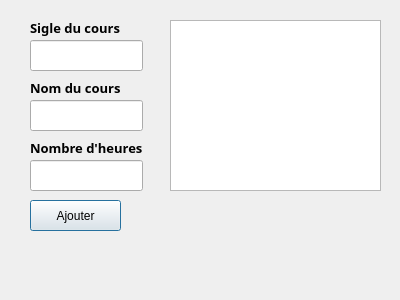
<?xml version="1.0" encoding="UTF-8"?>
<ui version="4.0">
 <class>boiteDialog_cours</class>
 <widget class="QDialog" name="boiteDialog_cours">
  <property name="geometry">
   <rect>
    <x>0</x>
    <y>0</y>
    <width>400</width>
    <height>300</height>
   </rect>
  </property>
  <property name="windowTitle">
   <string>Dialog</string>
  </property>
  <widget class="QLabel" name="label_sigle_cours">
   <property name="geometry">
    <rect>
     <x>30</x>
     <y>20</y>
     <width>111</width>
     <height>16</height>
    </rect>
   </property>
   <property name="font">
    <font>
     <family>MS Reference Sans Serif</family>
     <pointsize>10</pointsize>
     <weight>75</weight>
     <bold>true</bold>
    </font>
   </property>
   <property name="text">
    <string>Sigle du cours</string>
   </property>
  </widget>
  <widget class="QLabel" name="label_nom_cours">
   <property name="geometry">
    <rect>
     <x>30</x>
     <y>80</y>
     <width>111</width>
     <height>16</height>
    </rect>
   </property>
   <property name="font">
    <font>
     <family>MS Reference Sans Serif</family>
     <pointsize>10</pointsize>
     <weight>75</weight>
     <bold>true</bold>
    </font>
   </property>
   <property name="text">
    <string>Nom du cours</string>
   </property>
  </widget>
  <widget class="QLabel" name="label_nb_heures">
   <property name="geometry">
    <rect>
     <x>30</x>
     <y>140</y>
     <width>131</width>
     <height>16</height>
    </rect>
   </property>
   <property name="font">
    <font>
     <family>MS Reference Sans Serif</family>
     <pointsize>10</pointsize>
     <weight>75</weight>
     <bold>true</bold>
    </font>
   </property>
   <property name="text">
    <string>Nombre d'heures</string>
   </property>
  </widget>
  <widget class="QPushButton" name="pushButton_Ajouter">
   <property name="geometry">
    <rect>
     <x>30</x>
     <y>200</y>
     <width>91</width>
     <height>31</height>
    </rect>
   </property>
   <property name="text">
    <string>Ajouter</string>
   </property>
  </widget>
  <widget class="QTextBrowser" name="textBrowser">
   <property name="geometry">
    <rect>
     <x>170</x>
     <y>20</y>
     <width>211</width>
     <height>171</height>
    </rect>
   </property>
  </widget>
  <widget class="QLineEdit" name="lineEdit_sigle">
   <property name="geometry">
    <rect>
     <x>30</x>
     <y>40</y>
     <width>113</width>
     <height>31</height>
    </rect>
   </property>
  </widget>
  <widget class="QLineEdit" name="lineEdit_nom">
   <property name="geometry">
    <rect>
     <x>30</x>
     <y>100</y>
     <width>113</width>
     <height>31</height>
    </rect>
   </property>
  </widget>
  <widget class="QLineEdit" name="lineEdit_nb_heures">
   <property name="geometry">
    <rect>
     <x>30</x>
     <y>160</y>
     <width>113</width>
     <height>31</height>
    </rect>
   </property>
  </widget>
  <widget class="QLabel" name="label_message_erreur">
   <property name="geometry">
    <rect>
     <x>170</x>
     <y>200</y>
     <width>211</width>
     <height>16</height>
    </rect>
   </property>
   <property name="text">
    <string/>
   </property>
  </widget>
 </widget>
 <resources/>
 <connections/>
</ui>
